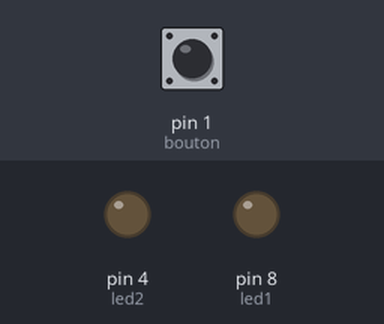
Simulated run of this sketch. Board: Arduino Uno, built with avr-gcc and run on an emulated ATmega328P. Shown: output pins drawn as LEDs (lit = HIGH). Dashed ring = blinking. Inputs (shaded band) come from the test bench; at power-on: pin 1 (bouton) HIGH.

Above: at 1.2 s.
1.3 s: pin 1 (bouton) pulled LOW for 1 s
At 2.6 s:
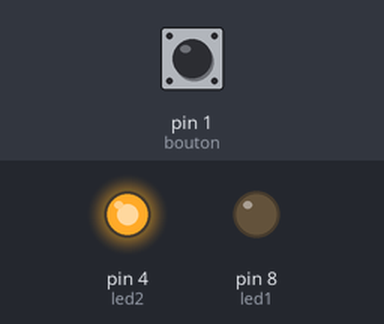
3.8 s: pin 1 (bouton) pulled LOW for 0.15 s
At 5.0 s:
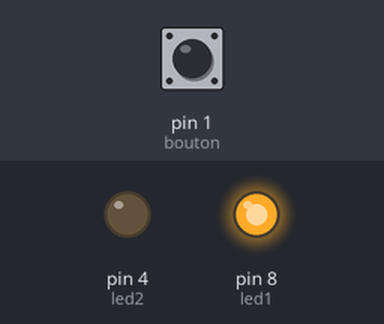
5.4 s: pin 1 (bouton) pulled LOW for 3.2 s
At 5.5 s:
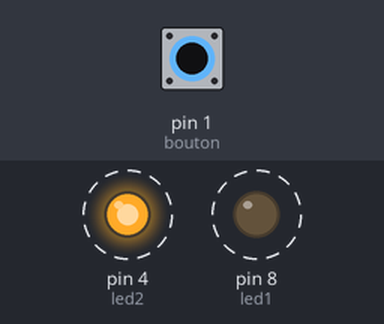
Timing chart, 0 to 9.9 s (numbered marks = the images above; inputs shaded):
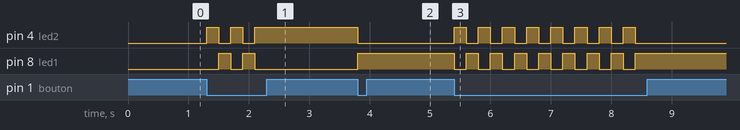

The sketch:

switch_2leds.ino
```cpp
int led1 = 8;
int led2 = 4;
int bouton = 1;
int etatbouton = LOW;
bool bascule = false;

void setup() {
  pinMode(led1, OUTPUT);
  pinMode(led2, OUTPUT);
  pinMode(bouton, INPUT_PULLUP);
}

void loop() {
  etatbouton = digitalRead(bouton);
  if (etatbouton == LOW)
  {
      if (bascule == true)
      {
      digitalWrite(led1, HIGH);
      digitalWrite(led2, LOW);
      bascule = false;
      }
      else
      {
      digitalWrite(led1, LOW);
      digitalWrite(led2, HIGH);
      bascule = true;
      }
      delay(200);
  }


}
```

Measured:
- after the input at 1.3 s, pin 4 (led2): alternates HIGH for 0.20 s and LOW for 0.20 s, 5 changes in all, then stays HIGH, starting at once; pin 8 (led1): alternates HIGH for 0.20 s and LOW for 0.20 s, 4 changes in all, then stays LOW, starting after 0.20 s
- after the input at 3.8 s, pin 4 (led2): HIGH → LOW at once; pin 8 (led1): LOW → HIGH at once
- after the input at 5.4 s, pin 4 (led2): alternates HIGH for 0.20 s and LOW for 0.20 s, 16 changes in all, then stays LOW, starting at once; pin 8 (led1): alternates HIGH for 0.20 s and LOW for 0.20 s, 16 changes in all, then stays HIGH, starting at once
